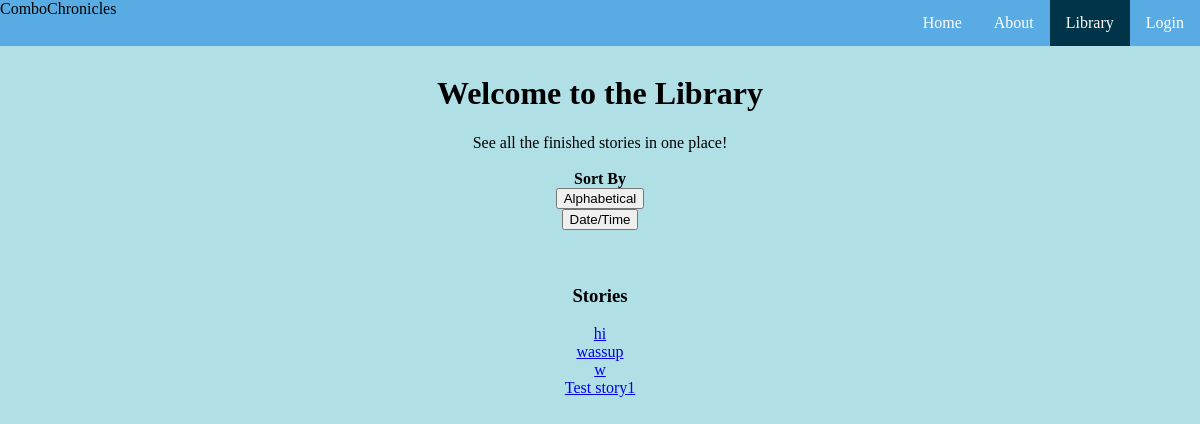
/library/, run on the app's committed database.
### tables this page shows
CREATE TABLE stories (storyid INTEGER PRIMARY KEY, title TEXT NOT NULL);

### app.py (the view)
@app.route("/library/", methods=['GET','POST'])
def library():
	print functions.returnFinished('storyid')
	return render_template('library.html', title = "Library", stories = functions.libraryStoriesDict())

### functions.py (called while the page is built)
def returnFinished(sortOrder):
	db = sql.connect(STORIES)
	c1 = db.cursor()
	c2 = db.cursor()
	stories = c1.execute("SELECT DISTINCT storyid FROM entries ORDER BY ? ASC" , (sortOrder,))
	storyList = []
	for story in stories:
		l = list(c2.execute("SELECT * FROM entries WHERE entries.storyid == ?" , story))
		if len(l) >= 5:
			storyList.append(story[0])
	return storyList

def libraryStoriesDict():
	db = sql.connect(STORIES)
	c = db.cursor()
	timeStories = "SELECT * FROM stories WHERE storyid in " + str(tuple(returnFinished('storyid'))) + "ORDER BY storyid ASC"
	list = c.execute(timeStories)
	storyDict = []
	for i in list:
		print i
		storyDict.append(i)
	return storyDict

### templates/library.html (shortened to what this page needs)
{% extends "index.html" %}
{% block libact %}class="active"{% endblock %}
{% block content %}
	<center>
	<h1>Welcome to the Library</h1>
		See all the finished stories in one place!
		<br>
		<br>
	<b>Sort By</b>
	<form action = "/library/alpha" method = "POST">
	    <input type="submit" name = "sort" value = "Alphabetical">
	</form>
	<form action = "/library/time" method = "POST">
	    <input type="submit" name = "sort" value = "Date/Time">
	</form>
	</center>
	{% if mode != 0 %}
				<br>
                <br>
                <center>
                <h3> Stories </h3>
                {%for story in stories%}
                <div class="libstory_wrapper">
                <a href="/story/{{story[0]}}/{{story[1]}}">{{story[1]}}</a>
                <br>
                </div>
                {%endfor%}
                </center>
	{% endif %}
{% endblock %}

### static/stylesheets/index.css (style rules this page uses)
body { margin:0; background-color: powderblue; }

### data on the page
stories: title "hi"
stories: title "wassup"
stories: title "w"
stories: title "Test story1"
